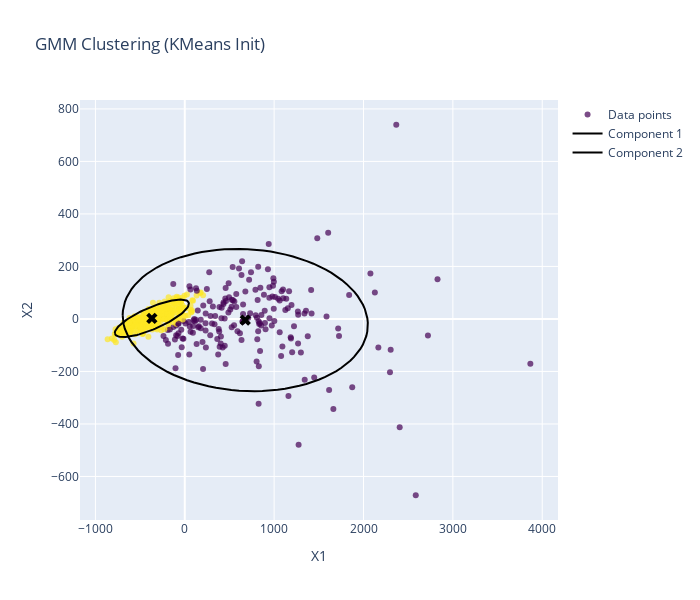
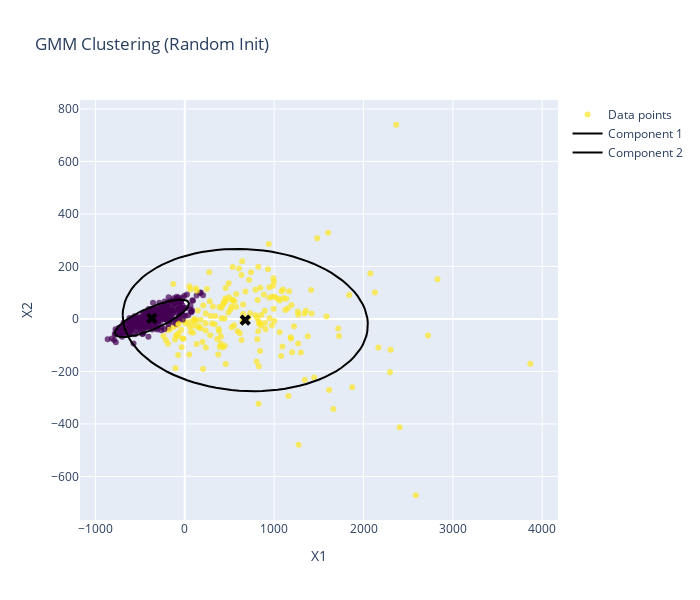

Notebook code for these charts, in order:
### Markdown cell above
## 4. Visual comparison of clustering results

### Code cell
from emgmm import plot_gmm_interactive

plot_gmm_interactive(X_used, labels_kmeans, gmm_kmeans.means_, gmm_kmeans.covariances_, title="GMM Clustering (KMeans Init)")
plot_gmm_interactive(X_used, labels_random, gmm_random.means_, gmm_random.covariances_, title="GMM Clustering (Random Init)")
